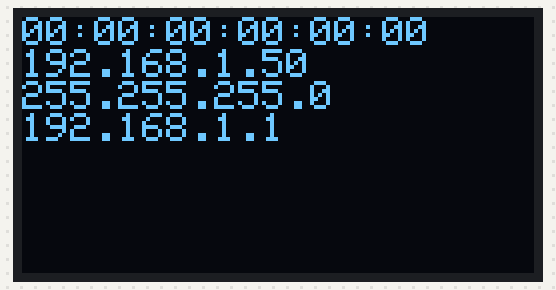
A sketch run on a simulated Arduino Uno, built with avr-gcc and run on an emulated ATmega328P. On the bench: 128×64 one-colour display. What the sketch prints to the serial monitor is not drawn.

Above: at 0.2 s.
At 20.22 s:
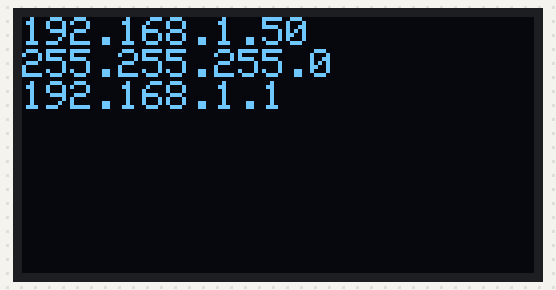

Measured:
- what the display in image 0 shows lasts 20.0 s, from 0.2 s to 20.2 s

The sketch:

Honeypot.ino
```cpp
#include <Arduino.h>
#include "ScrollDisplay.h"
#include "Listener.h"
#include "EtherCard.h"
#include "Wire.h"


// Here you setup static IP or DHCP
static bool dhcp = true;
static byte myip[] = { 192,168,80,2 }; // Only used if you want static IP
static byte gwip[] = { 192,168,80,1 }; // Only used if you want static IP
static byte mymac[] = { 0xDE,0xAD,0xBE,0xEF,0x00,0x01 }; // Set this to something clever.


// Global objects
ListenerClass listener;
ScrollDisplay disp( 4 );


void setup()
{
  Wire.begin();
  Serial.begin( 115200 );
  if ( dhcp ) listener.connect( mymac );
  if (!dhcp)  listener.connect(myip,gwip,mymac);
  disp.setup( 0x3C );
  showInfo();
}


void loop() {
  static char msg[20];
  if ( listener.gotPacket() ) {
    if ( listener.isForMe() ) {
      if ( listener.isUdp() ) sprintf( msg, "UDP port %d src=", listener.getDstPort() );
      if ( listener.isTcpSyn() )sprintf( msg, "TCP port %d src=", listener.getDstPort() );
      if ( listener.isIcmpPingReq() ) sprintf( msg, "ICMP src=" );
      disp.printScrollLine( msg );

      listener.getSrcIp( msg );
      disp.printScrollLine( msg );
    }
  }
  disp.handle();
}


void showInfo() {
  char info[20];
  listener.getMyMac( info );
  disp.printScrollLine( info );
  listener.getStrIp( info, ether.myip );
  disp.printScrollLine( info );
  listener.getStrIp( info, ether.netmask );
  disp.printScrollLine( info );
  listener.getStrIp( info, ether.gwip );
  disp.printScrollLine( info );

  disp.blankAfter( 20 );
}
```

Listener.cpp
```cpp
#include "Listener.h"
#include "EtherCard.h"


byte Ethernet::buffer[500];


// Connectes to the enc28j60 network module with a static IP address
void ListenerClass::connect(byte* ip, byte* gw, byte* mac) {
	memcpy( this->ip, ip, 4 );
	memcpy( this->gw, gw, 4 );
	memcpy( this->mac, mac, 6 );

	Serial.println( "Connecting to ethernet controller 1" );
	while ( ether.begin( sizeof Ethernet::buffer, this->mac ) == 0 ) {
		Serial.println( "Failed to access Ethernet controller" );
		delay( 1000 );
	}

	Serial.println( "Connected" );
	ether.staticSetup( this->ip, this->gw );
}


// Connectes to the enc28j60 network module and gets DHCP address
void ListenerClass::connect( byte* mac ) {
	memcpy( this->mac, mac, 6 );

	Serial.println( "Connecting to ethernet controller" );
	while ( ether.begin( sizeof Ethernet::buffer, this->mac ) == 0 ) {
		Serial.println( "Failed to access Ethernet controller" );
		delay( 1000 );
	}

	Serial.println( "Connected" );
	if ( !ether.dhcpSetup() )
		Serial.println( F( "DHCP failed" ) );
}


// Returns true if a packet was received
bool ListenerClass::gotPacket() {
	ether.packetLoop( packetLength );

	packetLength = ether.packetReceive();
	return packetLength > 0;

}


// Returns true if the last received packet was for the IP of the device
bool ListenerClass::isForMe() {
	for ( uint8_t pos = 0; pos < 4; pos++ ) {
		if ( ether.myip[pos] != *( (byte*) Ethernet::buffer + 0x1e + pos ) ) {
			return false;
		}
	}
	return true;
}


// Returns true if the last received packet was an ICMP ping request
bool ListenerClass::isIcmpPingReq() {
	if ( getProtocol() == 1 ) {
		byte *type = (byte*) Ethernet::buffer + 0x22;
		if ( *type == 8 ) return true;
	}
	return false;
}


// Returns true if the last received packet was an UDP packet
bool ListenerClass::isUdp() {
	if ( getProtocol() == 17 ) {
		return true;
	}
	return false;
}


// Returns true if the last received packet was a TCP SYN/connect packet
bool ListenerClass::isTcpSyn() {

	if ( getProtocol() == 6 ) {
		byte *flags = (byte*) Ethernet::buffer + 0x2f;
		bool syn = *flags & 0b00000010;
		if ( syn ) {
			return true;
		}
	}
	return false;
}


// Returns the protocol number of the last received packet (eg. 6=tcp, 17=udp etc)
uint8_t ListenerClass::getProtocol() {
	byte *protocol = (byte*) Ethernet::buffer + 0x17;
	return *protocol;
}


// Returns the destination port number that the last received packet was destined for
uint16_t ListenerClass::getDstPort() {
	uint8_t port_msb = *( Ethernet::buffer + 0x24 );
	uint8_t port_lsb = *( Ethernet::buffer + 0x25 );
	uint16_t dstPort = (uint16_t)port_msb * 256 + (uint16_t)port_lsb ;
	return dstPort;
}


// Returns a string with the source IP number of the last received packet
void ListenerClass::getSrcIp(char* str) {
	uint8_t b1 = *( (byte*) Ethernet::buffer + 0x1a );
	uint8_t b2 = *( (byte*) Ethernet::buffer + 0x1b );
	uint8_t b3 = *( (byte*) Ethernet::buffer + 0x1c );
	uint8_t b4 = *( (byte*) Ethernet::buffer + 0x1d );
	sprintf( str, "%d.%d.%d.%d", b1, b2, b3, b4 );
}


// Returns a string representation of an IP number in the ether library (byte array representation)
void ListenerClass::getStrIp( char* str, uint8_t* ip ) {
	sprintf( str, "%d.%d.%d.%d", ip[0], ip[1], ip[2], ip[3] );
}


// Returns a string with the mac address of the device
void ListenerClass::getMyMac( char* str ) {
	sprintf( str, "%02x:%02x:%02x:%02x:%02x:%02x", ether.mymac[0], ether.mymac[1], ether.mymac[2], ether.mymac[3], ether.mymac[4], ether.mymac[5] );
}


// Prints to serial a hex representation of the last received packet
void ListenerClass::debug() {
	unsigned char *var = (byte*) Ethernet::buffer;
	String hexString;
	for ( uint8_t i = 0; i < packetLength; i++ ) { // traverse the var byte by byte
		char* p = (char *) var;

		uint8_t currentByte = *( p + i ); // get byte number i
		char currentByteHex[3];
		sprintf( currentByteHex, "%02X", currentByte ); // convert it to hex
		hexString = hexString + currentByteHex; // and concatenate it into a printable string of all bytes

		if ( i != packetLength - 1 ) hexString = hexString + ",";
	}
	Serial.print( "Packet: " );
	Serial.println( hexString );
}
```

Listener.h
```cpp
#ifndef _NETWORK_h
#define _NETWORK_h

#include <Arduino.h>

class ListenerClass {

protected:
	byte ip[4];
	byte gw[4];
	byte mac[6];
	int packetLength = 0;

public:
	void connect( byte * mac );
	void connect( byte * ip, byte * gw, byte * mac );
	void debug();

	bool gotPacket();
	bool isForMe();
	bool isIcmpPingReq();
	bool isUdp();
	bool isTcpSyn();
	uint8_t getProtocol();
	uint16_t getDstPort();
	void getSrcIp(char* str);
	void getStrIp( char * str, uint8_t * ip );
	void getMyMac( char * str );
};

#endif
```

ScrollDisplay.cpp
```cpp
#include "ScrollDisplay.h"


// Initialises the display and clears it
void ScrollDisplay::setup( unsigned char displayAddress )
{
	line1[0] = line2[0] = line3[0] = line4[0] = 0;

	begin( SSD1306_SWITCHCAPVCC, displayAddress);
	clearDisplay();
	display();
}


// Should be called constantly from main loop
void ScrollDisplay::handle() {
	if ( blanking && millis() - blankStarted > (long) blanktime * 1000 )
	{
		blanking = false;
		char *q = (char*)"";
		for ( int i = 0; i < 4; i++ ) printScrollLine( q );
	}
}


// This sets the time that the display will be dimmed
void ScrollDisplay::blankAfter( uint16_t blankTime ) {
	blankStarted = millis();
	this->blanktime = blankTime;
	blanking = true;
}

// Scrolls up the existing lines in display and prints a new line in the buttom.
void ScrollDisplay::printScrollLine( char* line )
{
	scrollLinesUp();
	strncpy( line4, line, 19 );

	clearDisplay();
	setTextSize( 1 );
	setTextWrap( true );
	setTextColor( WHITE );
	setCursor( 0, 0 );

	println( line1 );
	println( line2 );
	println( line3 );
	println( line4 );

	display();
}


// Rotates all lines one position up.
void ScrollDisplay::scrollLinesUp()
{
	strncpy( line1, line2, 19 );
	strncpy( line2, line3, 19 );
	strncpy( line3, line4, 19 );
}
```

ScrollDisplay.h
```cpp
#ifndef _SCROLLDISPLAY_h
#define _SCROLLDISPLAY_h

#include <Adafruit_GFX.h>
#include <Adafruit_SSD1306.h>


class ScrollDisplay : public Adafruit_SSD1306
{

protected:
	char line1[20];
	char line2[20];
	char line3[20];
	char line4[20];
	void scrollLinesUp();
	uint16_t blanktime;
	long blankStarted;
	bool blanking = false;

 public:
	ScrollDisplay( uint8_t x ) : Adafruit_SSD1306( x ) {};
	void setup( unsigned char displayAddress );
	void handle();
	void printScrollLine( char* line );
	void blankAfter( uint16_t blanktime );
};


#endif
```
